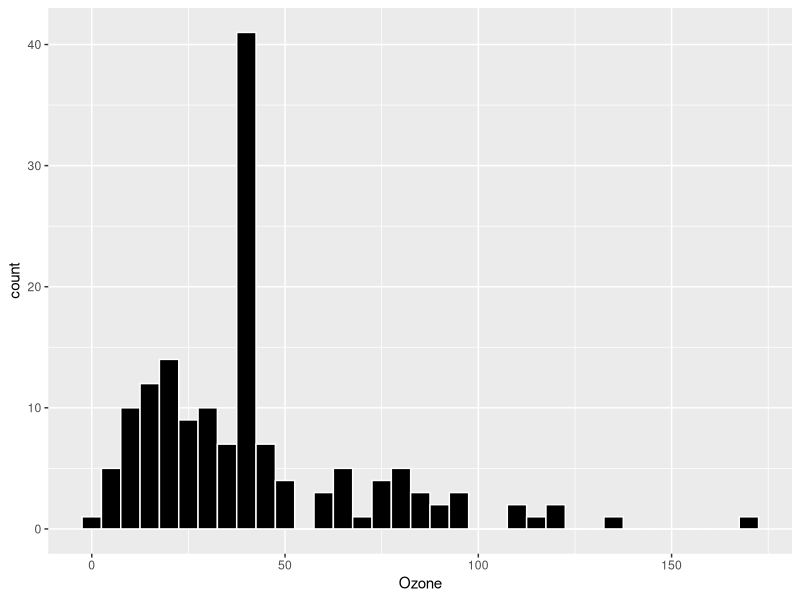
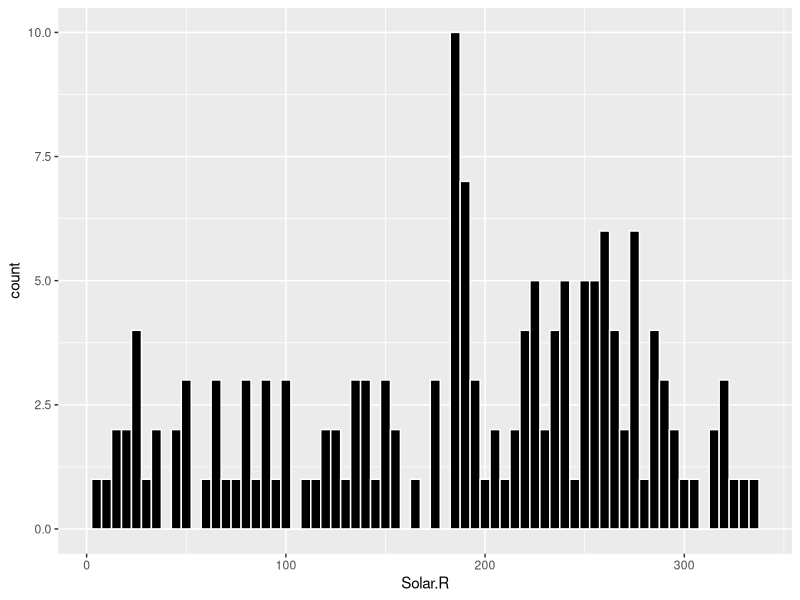
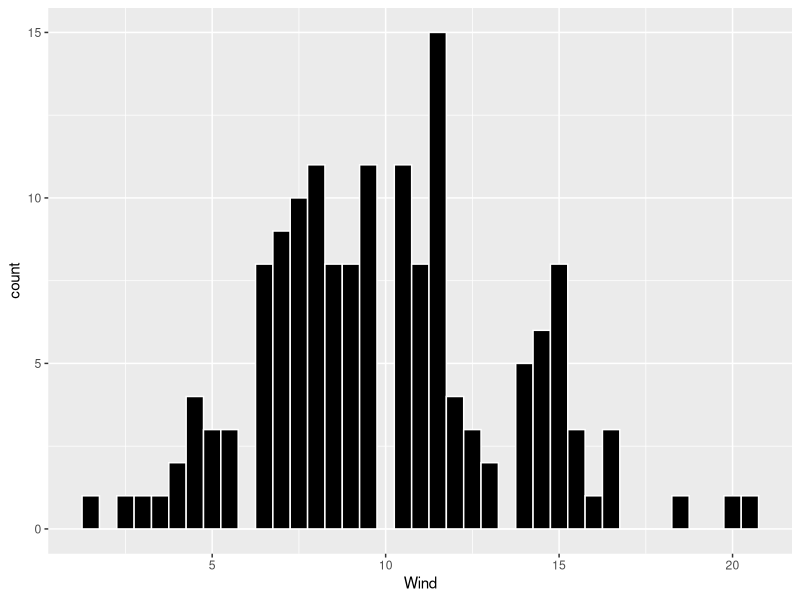
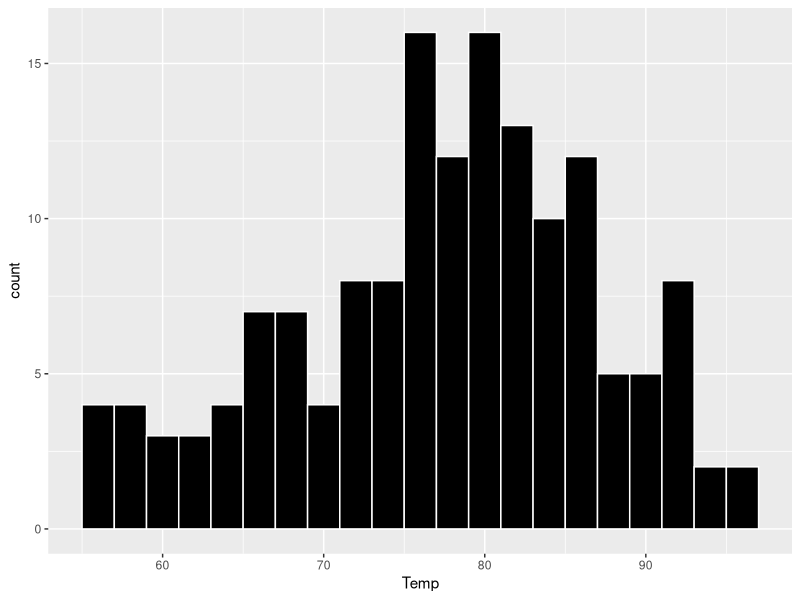
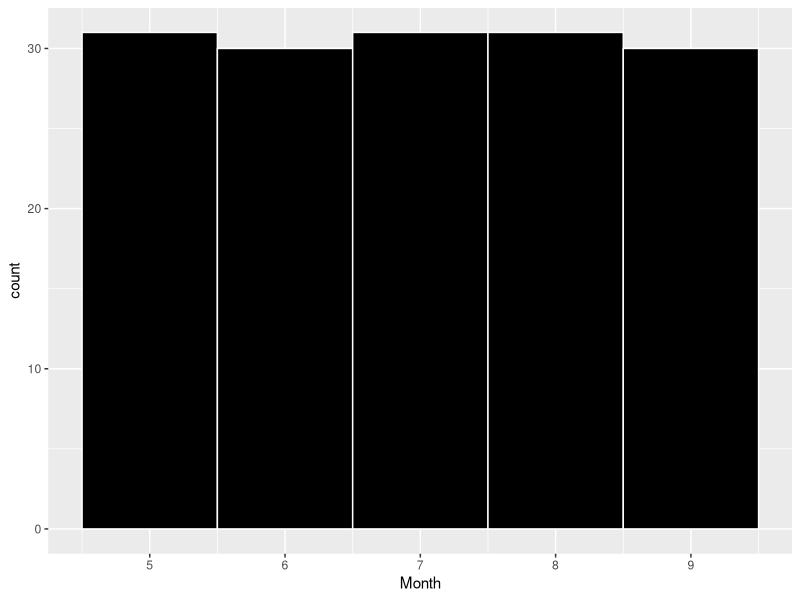
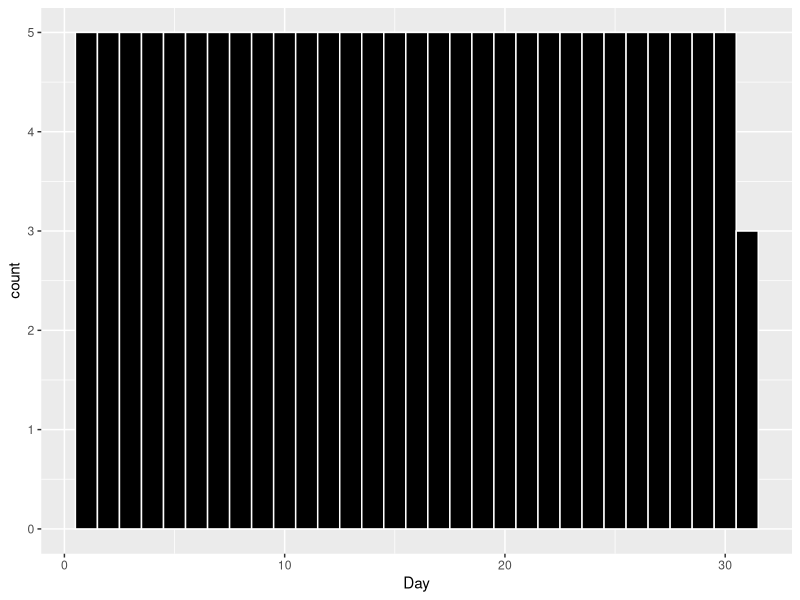
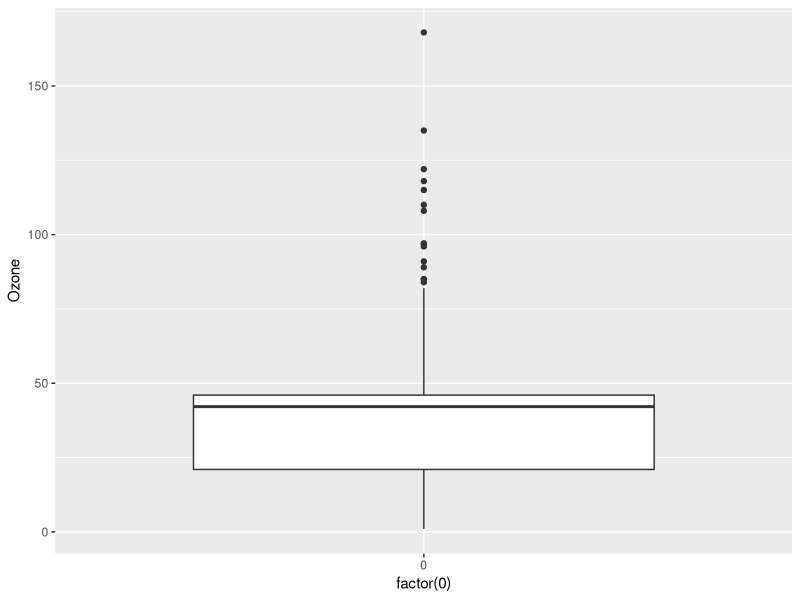
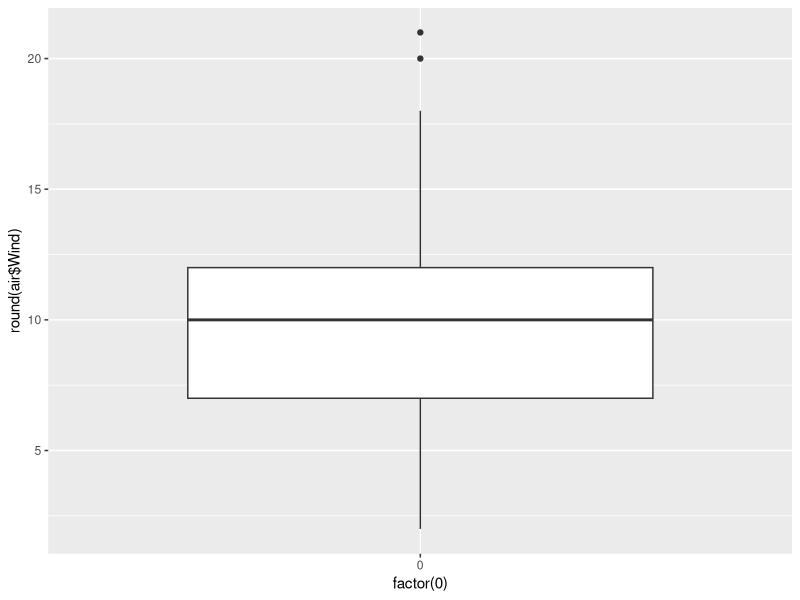

Here is the R script that generated these plots, in order:
# --------------- Lab 6: Viz ---------------

# install.packages("ggplot2")
library(ggplot2)
# install.packages("reshape2")
library(reshape2)

# ------------------------------------------
# Step 1: Load the data
 # Assign the built-in "airquality" dataset into a new variable called "air"
 air <- data.frame(airquality)

# ------------------------------------------
# Step 2: Clean the data
 # find which columns in the dataframe contain NAs.
 colnames(air)[colSums(is.na(air)) > 0]
 # Check if the NAs in column "Ozone" and replace them by the mean value of this column
 air$Ozone[is.na(air$Ozone)] <- mean(air$Ozone, na.rm=TRUE)
 # Check if the NAs in column "Solar.R" and replace those NAs by the mean value of this column
 air$Solar.R[is.na(air$Solar.R)] <- mean(air$Solar.R, na.rm=TRUE)

# ------------------------------------------
# Step 3: Understand the data distribution
 # histograms for each of the variables
 # use the Ozone in "air" dataframe as X variable to create a histogram
 # set the bin width to be 5, border color to be white, and bin color to be black
 ggplot(air, aes(x=Ozone)) + geom_histogram(binwidth=5, color="white", fill="black")
 # use the Solar in "air" dataframe as X variable to create a histogram 
 ggplot(air, aes(x=Solar.R)) + geom_histogram(binwidth=5, color="white", fill="black")
 # use the Wind in "air" dataframe as X variable to create a histogram 
 ggplot(air, aes(x=Wind)) + geom_histogram(binwidth=0.5, color="white", fill="black")
 # use the Temp in "air" dataframe as X variable to create a histogram 
 ggplot(air, aes(x=Temp)) + geom_histogram(binwidth=2, color="white", fill="black")
 # use the Month in "air" dataframe as X variable to create a histogram 
 ggplot(air, aes(x=Month)) + geom_histogram(binwidth=1, color="white", fill="black")
 # use the Day in "air" dataframe as X variable to create a histogram 
 ggplot(air, aes(x=Day)) + geom_histogram(binwidth=1, color="white", fill="black")
 
 # create boxplot for Ozone
 # To make a boxplot for a single variable, we need to create a fake grouping variable (x=factor(0)).
 ggplot(air, aes(x=factor(0), y=Ozone)) + geom_boxplot()
 # create boxplot for Wind
 ggplot(air, aes(x=factor(0), y=round(air$Wind))) + geom_boxplot()


# ------------------------------------------
# Step 3: Explore how the data changes over time
 # Paste the value in Month column, Day column, and "1973" together, and assign the result to the new created column called "Date"
 air$Date <- paste(air$Month, air$Day, 1973, sep="/")
 # convert the "Date" column to date format
 air$Date <- as.Date(air$Date, "%m/%d/%Y")
 # check the structure to see if the conversion works
 str(air)

 # create line charts for ozone, temp, wind and solar.R seperately
 # use dataframe "air" to create a line chart, considering "Date" as x variable, "Ozone" as y variable 
 ggplot(air, aes(x=Date, y=Ozone)) + geom_line()
 # use "Temp" as y variable 
 ggplot(air, aes(x=Date, y=Temp)) + geom_line()
 # use "Wind" as y variable 
 ggplot(air, aes(x=Date, y=Wind)) + geom_line()
 # use "Solar.R" as y variable 
 ggplot(air, aes(x=Date, y=Solar.R)) + geom_line()

 # create one chart with 4 lines, each having a different color
 # Multiply the Wind value by 10 to rescale the values so that they won't be too close to the x axis,
 # and then store the values into a new created column called "scaleWind"
 air$scaleWind <- air$Wind*10
 # create a new dataframe containing the four y variables and the x variable (Date).
 dfAir <- data.frame(air$Ozone, air$Solar.R, air$scaleWind, air$Temp, air$Date)

 # reframe the dataframe to stack all the y variables into a single column before visualization
 dfAir <- melt(dfAir, id=c("air.Date"))
 # create one chart with four lines, using "Date" as x variable, and the four factors as y variables
 # the colors are differentiated by the four variables
 ggplot(dfAir, aes(x=air.Date, y=value, color=variable)) + geom_line()

 
 # ------------------------------------------
 # Step 4: Look at all the data via a Heatmap
 # use data "dfAir" to create the chart, with each day along the x-axis and ozone, temp, wind and solar.r along the y-axis
 ggplot(dfAir, aes(x=air.Date, y=variable)) + 
   # Use geom_tile() function to demonstrate the chart as a heatmap, and fill the color according to variables' value
   geom_tile(aes(fill=value)) + 
   # define the low and high ends of the color gradient
   scale_fill_gradient(low="white", high="blue")
 

 # ------------------------------------------
 # Step 5: Look at all the data via a scatter chart
 # Use data "air" to create a scatter chart, with "Wind" along x-axis and "Temp" along y-axis.
 # Additionally, set the points' size according to "Ozone" value and set the shade of color according to "Solar.R" value.
 ggplot(air, aes(x=Wind, y=Temp)) + geom_point(aes(size = Ozone, color=Solar.R))

 # Step 6: Final Analysis
 # The scatter plot can be very useful, because it demonstrate data with more than two dimensions.
 